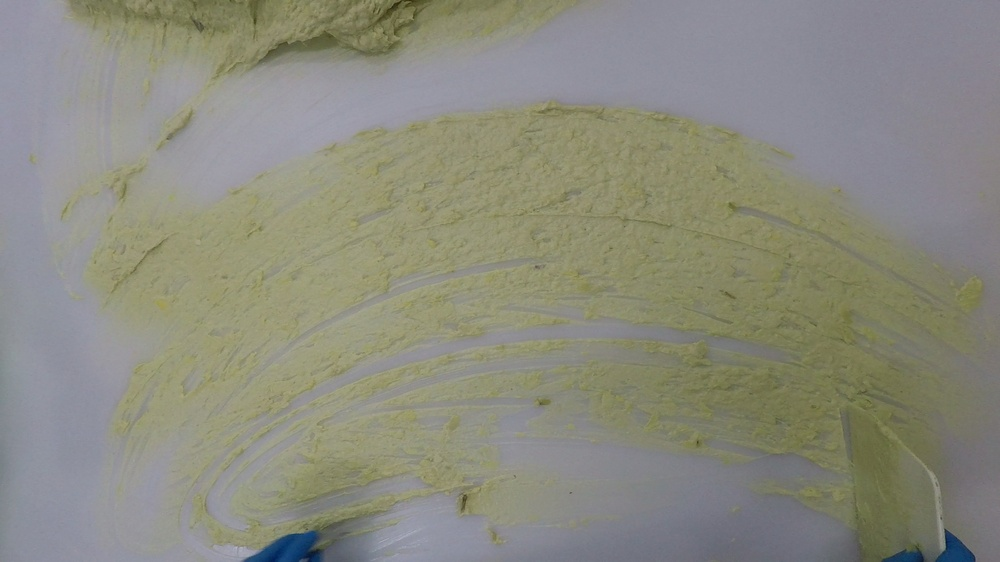
#> input picture images/sc2.jpg, 1000 x 562 px, shrunk from 2704 x 1520 before the run
$ python color_segment.py
#> lines starting #> are read from the running program, lines starting #| are printed output that depends on the picture; after the words box and inside, x2 and y2 are one past the last pixel; in counts of white or black regions, pixels touching at a corner belong together
#!/usr/bin/env python
# coding: utf-8

import cv2
import numpy as np

image = cv2.imread('images/sc2.jpg')
#> image is the input picture: shape (562, 1000, 3); mean B, G, R 125.7, 138.9, 138.9
hsv = cv2.cvtColor(image, cv2.COLOR_BGR2HSV)
#> hsv: shape (562, 1000, 3); mean H, S, V 63.7, 39.4, 143
blur = cv2.medianBlur(hsv ,11)
#> blur: shape (562, 1000, 3); mean H, S, V 63.5, 39.3, 143.3

lower = np.array([25,43,128])
upper = np.array([33,163,179])

mask = cv2.inRange(blur, lower, upper)
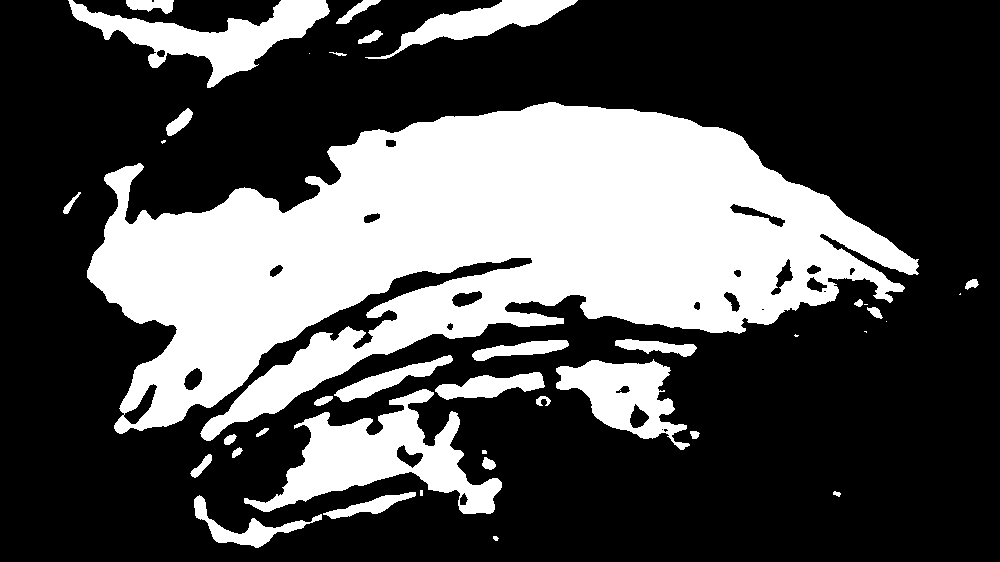
#> mask: shape (562, 1000); 32.2% white; 39 white regions (9 under 20 px), largest, box (x1, y1, x2, y2) and area: (87, 102, 919, 441) 140817, (244, 389, 502, 514) 12197, (68, 0, 330, 88) 7910
res = cv2.bitwise_and(image,image, mask= mask)
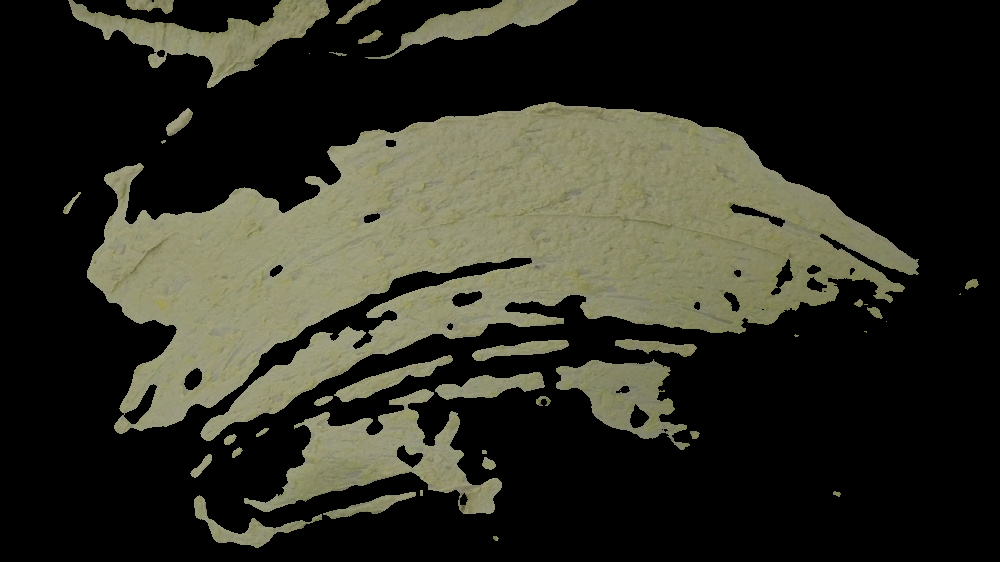
#> res: shape (562, 1000, 3); mean B, G, R 35.7, 46.4, 46.6
res = np.where(res == 0, 255, res)
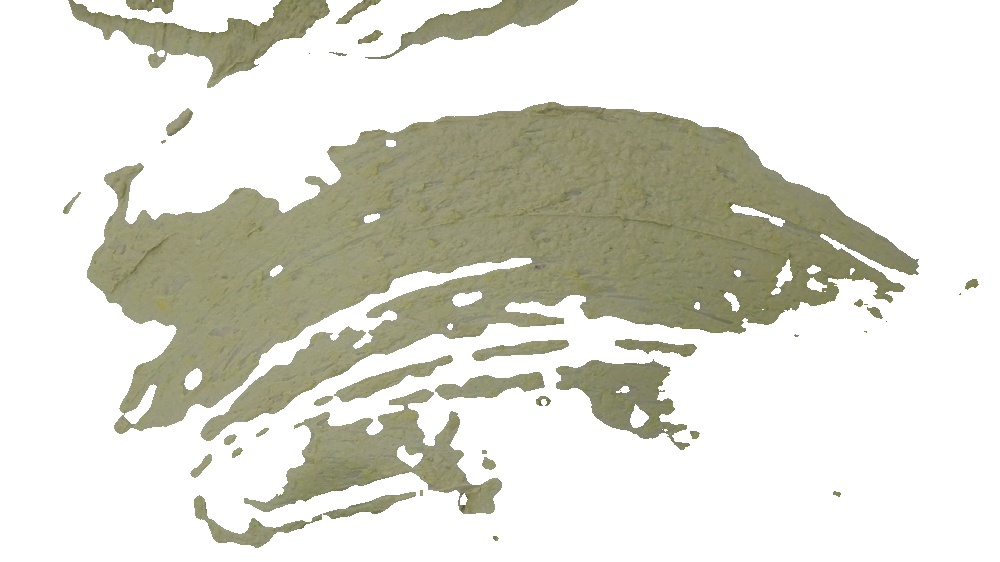
#> res: shape (562, 1000, 3); mean B, G, R 208.6, 219.4, 219.5
cv2.imshow("mask ",mask)
cv2.imshow('stack', np.hstack([image, res]))
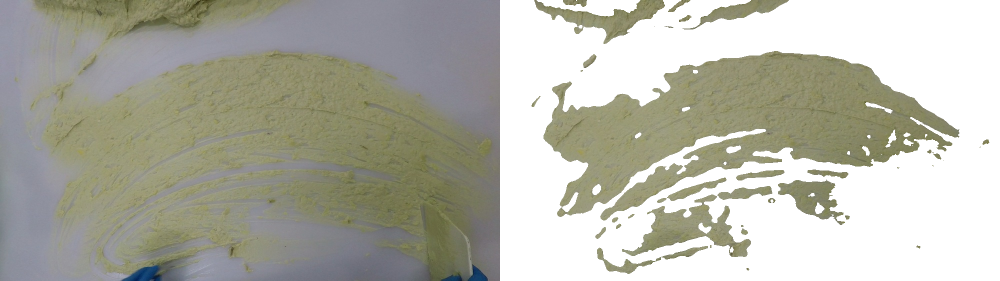
#> window 'stack': shape (562, 2000, 3) (shown at 1/2 size); mean B, G, R 167.2, 179.2, 179.2
cv2.waitKey(0)

cv2.imwrite("mask.jpg", mask)
cv2.imwrite("result.jpg", res)

$ run again, with images/sc.png saved as images/sc2.jpg
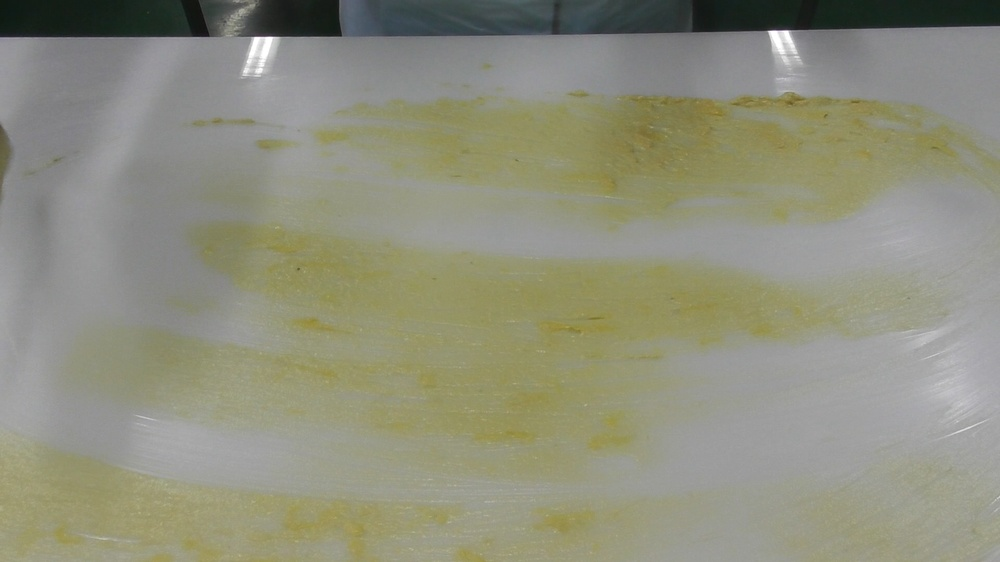
#> input picture images/sc.png, 1000 x 562 px, shrunk from 1920 x 1080 before the run
#> image is the input picture: shape (562, 1000, 3); mean B, G, R 124.2, 143, 142.6
#> hsv: shape (562, 1000, 3); mean H, S, V 42.4, 38, 144
#> blur: shape (562, 1000, 3); mean H, S, V 42.2, 37.7, 144
#> `mask = cv2.inRange(blur, lower, upper)`:
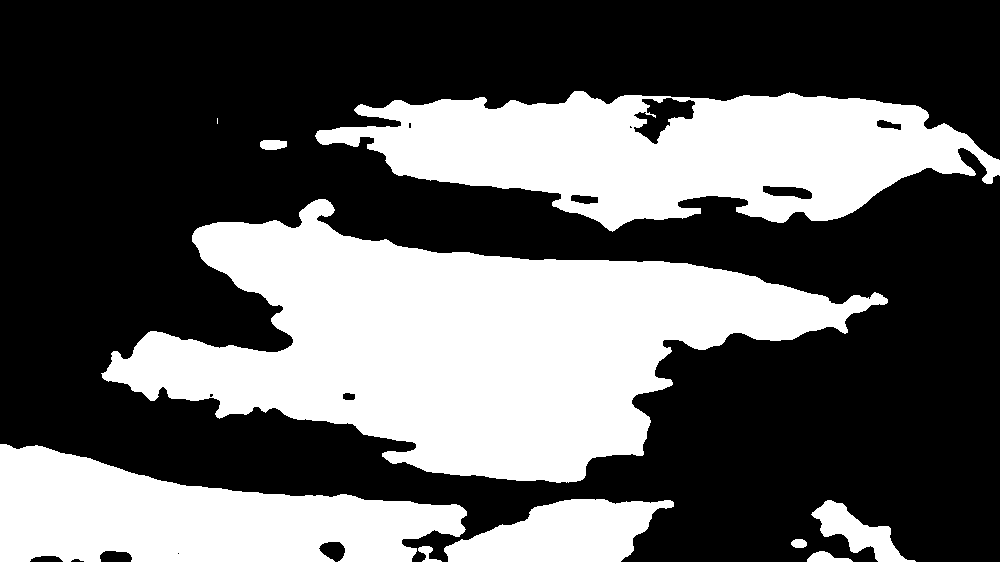
#> mask: shape (562, 1000); 37.1% white; 10 white regions (1 under 20 px), largest, box (x1, y1, x2, y2) and area: (101, 199, 888, 483) 104805, (315, 91, 1000, 232) 56667, (0, 444, 467, 562) 34581
#> `cv2.imshow('stack', np.hstack([image, res]))`:
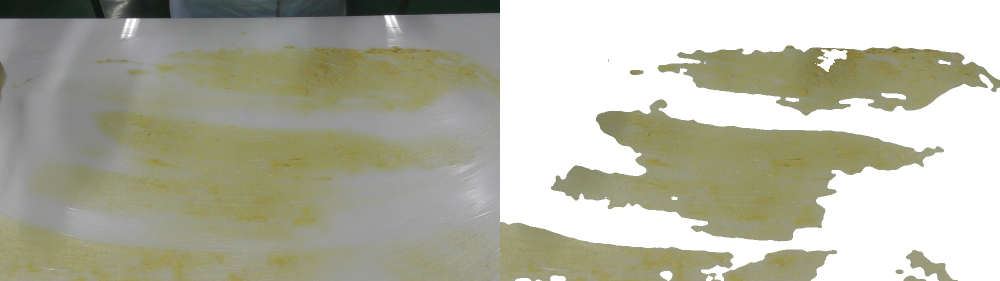
#> window 'stack': shape (562, 2000, 3) (shown at 1/2 size); mean B, G, R 162, 178.9, 179
